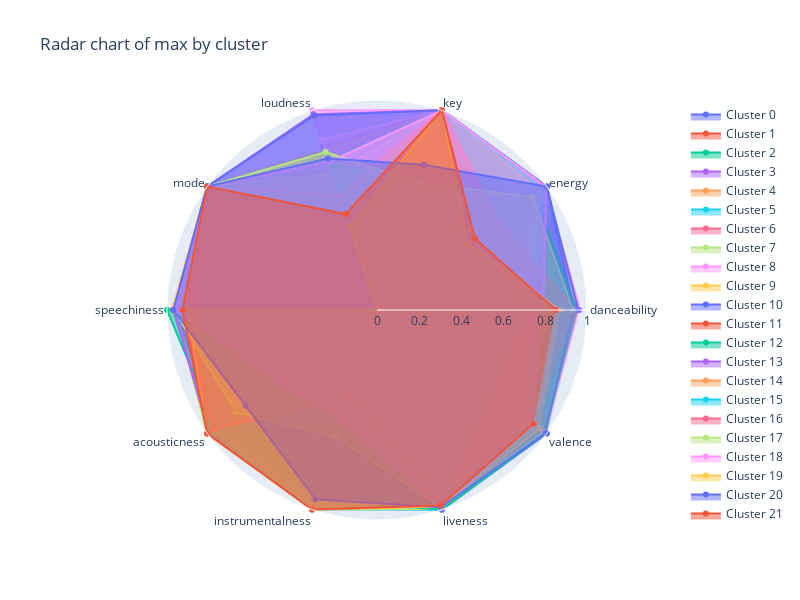

Source (notebook cell):
### Code cell
scatter_objects = []
categories = songs5000_preprocessed_df.drop(columns=['tempo', 'duration_ms', 'time_signature', 'cluster']).columns

# Iterate over the unique clusters and add an object for each cluster to the list
for cluster in sorted(songs5000_preprocessed_df['cluster'].unique()):

  # Find the mean value for each column of the cluster
  cluster_means = [songs5000_preprocessed_df.loc[songs5000_preprocessed_df["cluster"] == cluster, category].max() for category in categories]
  cluster_scatter = go.Scatterpolar(r = cluster_means, theta = categories, fill = 'toself', name = f'Cluster {cluster}')
  scatter_objects.append(cluster_scatter)

# Create the figure (the white area)
fig = go.Figure()
fig.add_traces(scatter_objects)

# Add extras to the plot, such as title
fig.update_layout(
  title_text = 'Radar chart of max by cluster',
  height = 600,
  width = 800,
  polar = dict(radialaxis = dict(visible = True, range = [0, 1])),
  showlegend = True
)

fig.show()

### Figure 1 — Plotly figure (JSON) as saved in the notebook; plotly's stock layout.template omitted (floating-point values rounded to 4 significant figures)
{"data": [{"fill": "toself", "name": "Cluster 0", "r": [0.942, 0.9985, 1, 0.8196, 0, 0.9618, 0.9595, 0.9723, 0.9998, 0.9941], "theta": ["danceability", "energy", "key", "loudness", "mode", "speechiness", "acousticness", "instrumentalness", "liveness", "valence"], "type": "scatterpolar"}, {"fill": "toself", "name": "Cluster 1", "r": [0.798, 0.9905, 1, 0.656, 1, 0.924, 0.9535, 0.9961, 0.9938, 0.9831], "theta": ["danceability", "energy", "key", "loudness", "mode", "speechiness", "acousticness", "instrumentalness", "liveness", "valence"], "type": "scatterpolar"}, {"fill": "toself", "name": "Cluster 2", "r": [0.28, 0.05977, 0.9091, 0.1283, 1, 0.5461, 0.9329, 0.9921, 0.5664, 0.09501], "theta": ["danceability", "energy", "key", "loudness", "mode", "speechiness", "acousticness", "instrumentalness", "liveness", "valence"], "type": "scatterpolar"}, {"fill": "toself", "name": "Cluster 3", "r": [0.378, 0.8984, 1, 0.4289, 1, 0.9191, 0.963, 0.993, 0.8657, 0.3304], "theta": ["danceability", "energy", "key", "loudness", "mode", "speechiness", "acousticness", "instrumentalness", "liveness", "valence"], "type": "scatterpolar"}, {"fill": "toself", "name": "Cluster 4", "r": [0.959, 0.8899, 1, 0.6383, 1, 0.9495, 0.975, 0.8765, 0.9991, 0.9927], "theta": ["danceability", "energy", "key", "loudness", "mode", "speechiness", "acousticness", "instrumentalness", "liveness", "valence"], "type": "scatterpolar"}, {"fill": "toself", "name": "Cluster 5", "r": [0.673, 0.4955, 0.9091, 0.5497, 1, 0.758, 0.9945, 1, 0.9769, 0.8677], "theta": ["danceability", "energy", "key", "loudness", "mode", "speechiness", "acousticness", "instrumentalness", "liveness", "valence"], "type": "scatterpolar"}, {"fill": "toself", "name": "Cluster 6", "r": [0.953, 0.5896, 0.8182, 0.5873, 1, 0.9578, 0.956, 0.7623, 0.9963, 0.9846], "theta": ["danceability", "energy", "key", "loudness", "mode", "speechiness", "acousticness", "instrumentalness", "liveness", "valence"], "type": "scatterpolar"}, {"fill": "toself", "name": "Cluster 7", "r": [0.794, 0.9845, 1, 0.6343, 1, 0.9645, 1, 0.9959, 0.9967, 0.9853], "theta": ["danceability", "energy", "key", "loudness", "mode", "speechiness", "acousticness", "instrumentalness", "liveness", "valence"], "type": "scatterpolar"}, {"fill": "toself", "name": "Cluster 8", "r": [0.794, 0.9985, 1, 1, 0, 0.945, 0.7077, 0.9971, 0.9983, 0.9846], "theta": ["danceability", "energy", "key", "loudness", "mode", "speechiness", "acousticness", "instrumentalness", "liveness", "valence"], "type": "scatterpolar"}, {"fill": "toself", "name": "Cluster 9", "r": [0.962, 0.9825, 1, 0.7999, 1, 0.9761, 0.8959, 0.7407, 0.9996, 0.9949], "theta": ["danceability", "energy", "key", "loudness", "mode", "speechiness", "acousticness", "instrumentalness", "liveness", "valence"], "type": "scatterpolar"}, {"fill": "toself", "name": "Cluster 10", "r": [0.935, 0.9995, 0.8182, 0.7358, 1, 0.9543, 0.9464, 0.9083, 0.9905, 0.9956], "theta": ["danceability", "energy", "key", "loudness", "mode", "speechiness", "acousticness", "instrumentalness", "liveness", "valence"], "type": "scatterpolar"}, {"fill": "toself", "name": "Cluster 11", "r": [0.706, 0.9965, 1, 0.6985, 1, 0.9613, 0.4896, 0.9952, 0.9953, 0.8645], "theta": ["danceability", "energy", "key", "loudness", "mode", "speechiness", "acousticness", "instrumentalness", "liveness", "valence"], "type": "scatterpolar"}, {"fill": "toself", "name": "Cluster 12", "r": [0.898, 0.9985, 1, 0.6273, 1, 0.9495, 0.7197, 0.9979, 0.9858, 0.9838], "theta": ["danceability", "energy", "key", "loudness", "mode", "speechiness", "acousticness", "instrumentalness", "liveness", "valence"], "type": "scatterpolar"}, {"fill": "toself", "name": "Cluster 13", "r": [0.886, 1, 1, 0.98, 1, 0.9484, 0.6797, 0.9974, 0.9954, 0.9861], "theta": ["danceability", "energy", "key", "loudness", "mode", "speechiness", "acousticness", "instrumentalness", "liveness", "valence"], "type": "scatterpolar"}, {"fill": "toself", "name": "Cluster 14", "r": [0.397, 0.6096, 1, 0.4217, 1, 0.695, 0.9449, 0.9971, 0.8827, 0.465], "theta": ["danceability", "energy", "key", "loudness", "mode", "speechiness", "acousticness", "instrumentalness", "liveness", "valence"], "type": "scatterpolar"}, {"fill": "toself", "name": "Cluster 15", "r": [0.912, 0.9985, 1, 0.7481, 0, 0.9452, 0.9895, 0.9981, 0.9999, 0.9861], "theta": ["danceability", "energy", "key", "loudness", "mode", "speechiness", "acousticness", "instrumentalness", "liveness", "valence"], "type": "scatterpolar"}, {"fill": "toself", "name": "Cluster 16", "r": [0.594, 0.9494, 1, 0.6287, 1, 0.8751, 1, 0.9974, 0.9787, 0.9875], "theta": ["danceability", "energy", "key", "loudness", "mode", "speechiness", "acousticness", "instrumentalness", "liveness", "valence"], "type": "scatterpolar"}, {"fill": "toself", "name": "Cluster 17", "r": [0.864, 0.9965, 1, 0.6825, 1, 0.9469, 0.9945, 0.9989, 0.997, 0.9838], "theta": ["danceability", "energy", "key", "loudness", "mode", "speechiness", "acousticness", "instrumentalness", "liveness", "valence"], "type": "scatterpolar"}, {"fill": "toself", "name": "Cluster 18", "r": [0.967, 0.994, 1, 0.8534, 0, 0.9648, 0.9245, 0.5539, 0.9995, 1], "theta": ["danceability", "energy", "key", "loudness", "mode", "speechiness", "acousticness", "instrumentalness", "liveness", "valence"], "type": "scatterpolar"}, {"fill": "toself", "name": "Cluster 19", "r": [0.318, 0.1517, 0.9091, 0.2291, 1, 0.6622, 0.9384, 0.9905, 0.9767, 0.1649], "theta": ["danceability", "energy", "key", "loudness", "mode", "speechiness", "acousticness", "instrumentalness", "liveness", "valence"], "type": "scatterpolar"}, {"fill": "toself", "name": "Cluster 20", "r": [0.937, 0.9995, 1, 0.9735, 1, 0.9552, 0.9505, 0.5651, 0.9986, 1], "theta": ["danceability", "energy", "key", "loudness", "mode", "speechiness", "acousticness", "instrumentalness", "liveness", "valence"], "type": "scatterpolar"}, {"fill": "toself", "name": "Cluster 21", "r": [0.839, 0.6086, 1, 0.3921, 1, 0.8836, 1, 0.9976, 0.9826, 0.972], "theta": ["danceability", "energy", "key", "loudness", "mode", "speechiness", "acousticness", "instrumentalness", "liveness", "valence"], "type": "scatterpolar"}, {"fill": "toself", "name": "Cluster 22", "r": [0.951, 0.9289, 0.6364, 0.7324, 0, 1.0, 0.9484, 0.9496, 1.0, 0.9956], "theta": ["danceability", "energy", "key", "loudness", "mode", "speechiness", "acousticness", "instrumentalness", "liveness", "valence"], "type": "scatterpolar"}, {"fill": "toself", "name": "Cluster 23", "r": [0.778, 0.8423, 1, 0.4663, 1, 0.9692, 0.9895, 0.9964, 0.9789, 0.7836], "theta": ["danceability", "energy", "key", "loudness", "mode", "speechiness", "acousticness", "instrumentalness", "liveness", "valence"], "type": "scatterpolar"}, {"fill": "toself", "name": "Cluster 24", "r": [0.704, 0.961, 1, 0.561, 1, 0.9219, 0.9665, 0.9903, 0.9861, 0.8645], "theta": ["danceability", "energy", "key", "loudness", "mode", "speechiness", "acousticness", "instrumentalness", "liveness", "valence"], "type": "scatterpolar"}, {"fill": "toself", "name": "Cluster 25", "r": [0.738, 0.98, 1, 0.5567, 1, 0.8455, 0.984, 0.9961, 0.9808, 0.6787], "theta": ["danceability", "energy", "key", "loudness", "mode", "speechiness", "acousticness", "instrumentalness", "liveness", "valence"], "type": "scatterpolar"}, {"fill": "toself", "name": "Cluster 26", "r": [0.944, 0.7107, 1, 0.5728, 1, 0.9306, 0.9665, 0.4353, 0.9756, 0.9251], "theta": ["danceability", "energy", "key", "loudness", "mode", "speechiness", "acousticness", "instrumentalness", "liveness", "valence"], "type": "scatterpolar"}, {"fill": "toself", "name": "Cluster 27", "r": [0.934, 0.9159, 0.6364, 0.7912, 1, 0.9658, 0.8303, 0.6333, 0.9889, 0.9846], "theta": ["danceability", "energy", "key", "loudness", "mode", "speechiness", "acousticness", "instrumentalness", "liveness", "valence"], "type": "scatterpolar"}, {"fill": "toself", "name": "Cluster 28", "r": [0.791, 0.9965, 1, 0.7409, 1, 0.959, 0.5786, 0.5506, 0.9889, 0.9227], "theta": ["danceability", "energy", "key", "loudness", "mode", "speechiness", "acousticness", "instrumentalness", "liveness", "valence"], "type": "scatterpolar"}, {"fill": "toself", "name": "Cluster 29", "r": [0.875, 0.5345, 1, 0.4163, 0, 0.9035, 1, 0.9987, 0.9843, 0.96], "theta": ["danceability", "energy", "key", "loudness", "mode", "speechiness", "acousticness", "instrumentalness", "liveness", "valence"], "type": "scatterpolar"}, {"fill": "toself", "name": "Cluster 30", "r": [0.959, 0.9995, 0.7273, 0.7591, 1, 0.9695, 0.7741, 0.9481, 0.9875, 0.9941], "theta": ["danceability", "energy", "key", "loudness", "mode", "speechiness", "acousticness", "instrumentalness", "liveness", "valence"], "type": "scatterpolar"}, {"fill": "toself", "name": "Cluster 31", "r": [0.851, 0.5776, 1, 0.4805, 1, 0.9266, 1, 0.9989, 0.9789, 0.922], "theta": ["danceability", "energy", "key", "loudness", "mode", "speechiness", "acousticness", "instrumentalness", "liveness", "valence"], "type": "scatterpolar"}], "layout": {"height": 600, "polar": {"radialaxis": {"range": [0, 1], "visible": true}}, "showlegend": true, "title": {"text": "Radar chart of max by cluster"}, "width": 800}}
